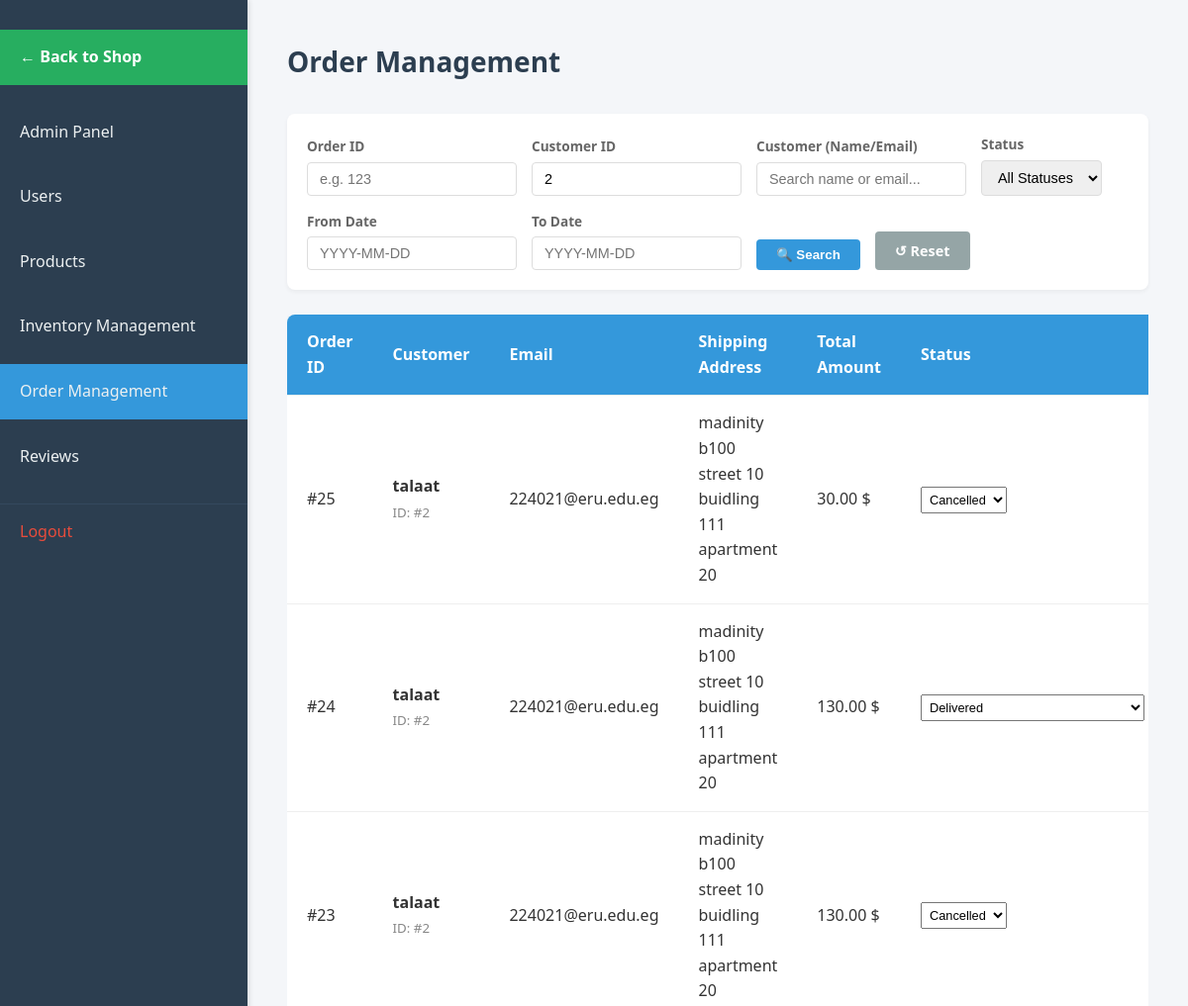
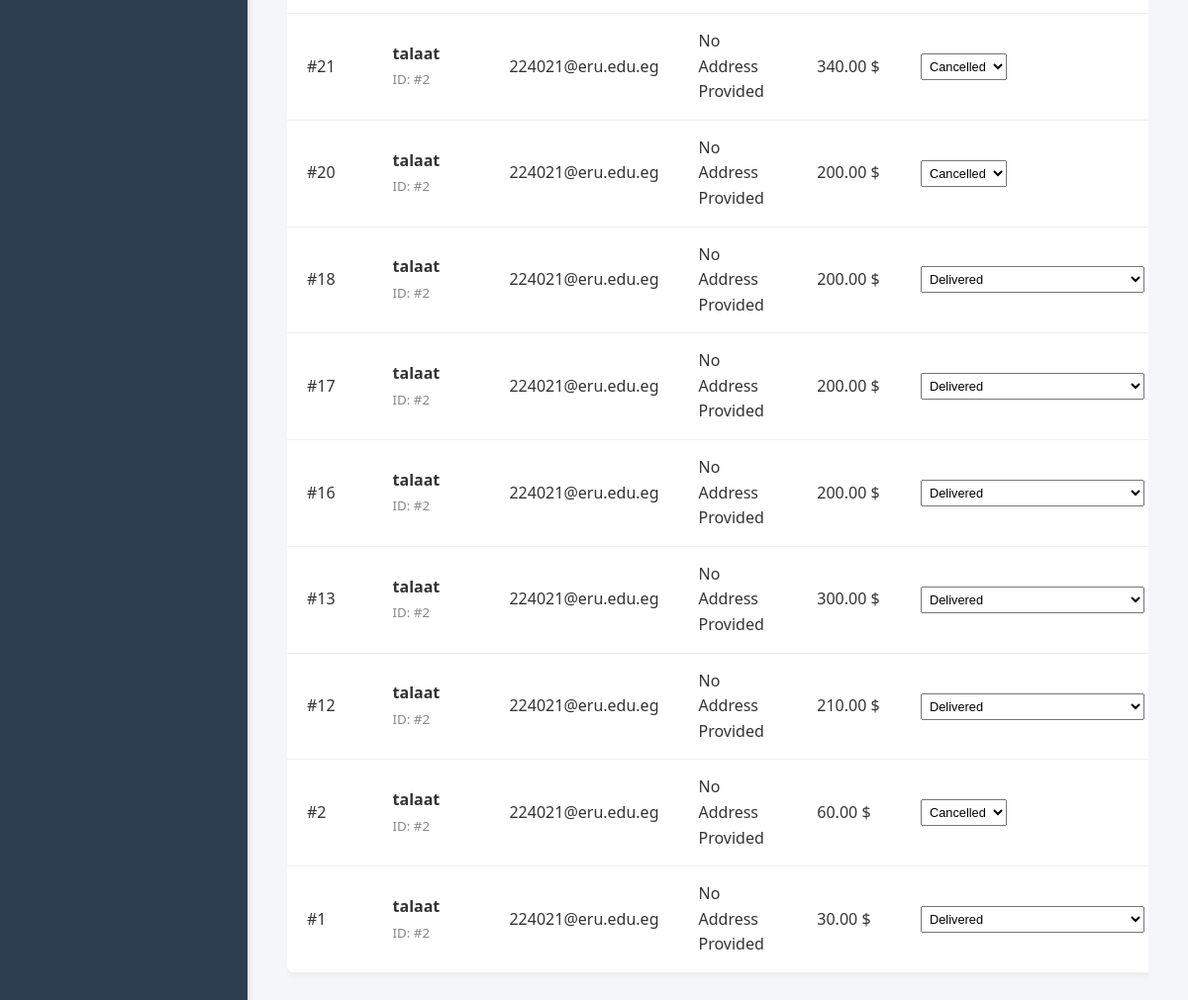
The app's page /admin/order_management.php?customer_id=2 (signed in) with its own data (2 pictures, top to bottom).
### tables this page shows
CREATE TABLE `orders` (
  `id` int(11) NOT NULL,
  `user_id` int(11) NOT NULL,
  `total_amount` decimal(10,2) NOT NULL,
  `status` enum('pending','paid','shipped','delivered','cancelled','refunded') NOT NULL DEFAULT 'pending',
  `location_description` varchar(255) NOT NULL,
  `phone` varchar(30) NOT NULL,
  `created_at` datetime DEFAULT current_timestamp()
);

CREATE TABLE `users` (
  `id` int(11) NOT NULL,
  `username` varchar(50) NOT NULL,
  `email` varchar(100) NOT NULL,
  `password` varchar(255) NOT NULL,
  `role` enum('customer','admin') NOT NULL DEFAULT 'customer',
  `twofa_method` enum('none','totp','email') NOT NULL DEFAULT 'none',
  `created_at` datetime NOT NULL DEFAULT current_timestamp(),
  `is_verified` tinyint(1) DEFAULT 0,
  `phone` varchar(30) DEFAULT NULL
);

### admin/order_management.php (the view, shortened to what this page needs)
<?php
require_once __DIR__ . '/../init.php';
?>
<!DOCTYPE html>
<html lang="en">
<head>
    <link rel="stylesheet" href="assets/css/dashboard.css">
    <link rel="stylesheet" href="https://cdn.jsdelivr.net/npm/flatpickr/dist/flatpickr.min.css">
</head>
<body>
    <nav>
        <ul>
            <li><a href="../shop.php"
                    style="background-color: #27ae60; color: white; margin-bottom: 20px; font-weight: bold;">← Back to
                    Shop</a></li>
            <li><a href="AdminPanel.php">Admin Panel</a></li>
            <li><a href="useradmin.php">Users</a></li>
            <li><a href="products.php">Products</a></li>
            <li><a href="Inventory.php">Inventory Management</a></li>
            <li><a href="#" class="active">Order Management</a></li>
            <li><a href="reviews_management.php">Reviews</a></li>
            <li><a href="/app/logout.php">Logout</a></li>
        </ul>
    </nav>
    <main>
        <h1> Order Management</h1>
        <?php
        $search_id = isset($_GET['order_id']) ? intval($_GET['order_id']) : '';
        $search_customer_id = isset($_GET['customer_id']) ? intval($_GET['customer_id']) : '';
        $search_query = isset($_GET['query']) ? trim($_GET['query']) : '';
        $search_start_date = isset($_GET['start_date']) ? $_GET['start_date'] : '';
        $search_end_date = isset($_GET['end_date']) ? $_GET['end_date'] : '';
        $sql = "SELECT
                    o.id,
                    u.id as user_id,
                    u.username,
                    u.email,
                    o.location_description,
                    o.total_amount,
                    o.status,
                    o.created_at
                FROM orders o
                JOIN users u ON o.user_id = u.id
                WHERE 1=1";
        $params = [];
        $types = "";
        if ($search_customer_id) {
            $sql .= " AND u.id = ?";
            $params[] = $search_customer_id;
            $types .= "i";
        }
        $sql .= " ORDER BY o.created_at DESC";
        $stmt = $conn->prepare($sql);
        if ($types) {
            $stmt->bind_param($types, ...$params);
        }
        $stmt->execute();
        $result = $stmt->get_result();
        ?>
        <form action="" method="GET" class="search-form">
            <div class="form-group">
                <label for="order_id">Order ID</label>
                <input type="number" name="order_id" id="order_id" value="<?php echo htmlspecialchars($search_id); ?>"
                    placeholder="e.g. 123">
            </div>
            <div class="form-group">
                <label for="customer_id">Customer ID</label>
                <input type="number" name="customer_id" id="customer_id"
                    value="<?php echo htmlspecialchars($search_customer_id); ?>" placeholder="e.g. 45">
            </div>
            <div class="form-group">
                <label for="query">Customer (Name/Email)</label>
                <input type="text" name="query" id="query" value="<?php echo htmlspecialchars($search_query); ?>"
                    placeholder="Search name or email...">
            </div>
            <div class="form-group">
                <label for="status">Status</label>
                <select name="status" id="status">
                    <option value="">All Statuses</option>
                </select>
            </div>
            <div class="form-group">
                <label for="start_date">From Date</label>
                <input type="text" name="start_date" id="start_date" class="datepicker"
                    value="<?php echo htmlspecialchars($search_start_date); ?>" placeholder="YYYY-MM-DD">
            </div>
            <div class="form-group">
                <label for="end_date">To Date</label>
                <input type="text" name="end_date" id="end_date" class="datepicker"
                    value="<?php echo htmlspecialchars($search_end_date); ?>" placeholder="YYYY-MM-DD">
            </div>
            <button type="submit" class="btn-search">🔍 Search</button>
            <a href="order_management.php" class="btn-reset">↺ Reset</a>
        </form>
        <?php if ($result && $result->num_rows > 0): ?>
            <div class='table-container'>
                <table>
                    <thead>
                        <tr>
                            <th>Order ID</th>
                            <th>Customer</th>
                            <th>Email</th>
                            <th>Shipping Address</th>
                            <th>Total Amount</th>
                            <th>Status</th>
                        </tr>
                    </thead>
                    <tbody>
                        <?php while ($row = $result->fetch_assoc()): ?>
                            <tr>
                                <td>#<?php echo $row['id']; ?></td>
                                <td>
                                    <strong><?php echo htmlspecialchars($row['username']); ?></strong>
                                    <br><small style="color: #888;">ID: #<?php echo $row['user_id']; ?></small>
                                </td>
                                <td><?php echo htmlspecialchars($row['email']); ?></td>
                                <td><?php echo htmlspecialchars($row['location_description']); ?></td>
                                <td><?php echo number_format($row['total_amount'], 2); ?> $</td>
                                <td>
                                    <form method="POST" style="margin:0; display:flex; gap:5px;">
                                        <select name="status" onchange="this.form.submit()" style="padding: 4px; font-size: 0.8rem;">
                                            <?php if ($row['status'] === 'pending'): ?>
                                                <option value="pending" selected>Pending</option>
                                                <option value="paid">Paid (Manual)</option>
                                                <option value="cancelled">Cancelled</option>
                                            <?php elseif ($row['status'] === 'shipped'): ?>
                                                <option value="shipped" selected>Shipped</option>
                                                <option value="delivered">Delivered</option>
                                                <option value="refunded">Refunded (Triggers Stripe Refund)</option>
                                            <?php elseif ($row['status'] === 'delivered'): ?>
                                                <option value="delivered" selected>Delivered</option>
                                            <?php else: ?>
                                                <option value="<?php echo $row['status']; ?>" selected><?php echo ucfirst($row['status']); ?></option>
                                            <?php endif; ?>
                                        </select>
                                    </form>
                                </td>
                            </tr>
                        <?php endwhile; ?>
                    </tbody>
                </table>
            </div>
        <?php endif; ?>
    </main>
</body>
</html>

### admin/assets/css/dashboard.css (style rules this page uses)
* { margin: 0; padding: 0; box-sizing: border-box; }
body { font-family: 'Segoe UI', Tahoma, Geneva, Verdana, sans-serif; background-color: #f4f6f9; color: #333; line-height: 1.6; }
nav { width: 250px; background-color: #2c3e50; color: #fff; padding: 20px 0; position: fixed; height: 100%; box-shadow: 2px 0 5px rgba(0, 0, 0, 0.1); }
nav ul { list-style: none; }
nav ul li { margin: 10px 0; }
nav ul li a { display: block; padding: 15px 20px; color: #ecf0f1; text-decoration: none; font-size: 16px; transition: background-color 0.3s, padding-left 0.3s; }
nav ul li a.active { background-color: #3498db; }
nav ul li:last-child a { margin-top: 20px; border-top: 1px solid #34495e; padding-top: 15px; color: #e74c3c; }
main { margin-left: 250px; padding: 40px; width: calc(100% - 250px); }
main h1 { font-size: 28px; margin-bottom: 30px; color: #2c3e50; }
table { width: 100%; border-collapse: collapse; margin-bottom: 30px; background-color: #fff; border-radius: 8px; box-shadow: 0 2px 8px rgba(0,0,0,0.05); overflow: hidden; }
table th, table td { padding: 15px 20px; text-align: left; border-bottom: 1px solid #eee; }
table th { background-color: #3498db; color: #fff; font-weight: 600; }

### admin/order_management.php (style rules this page uses)
.table-container { margin-top: 20px; overflow-x: auto; }
.search-form { background: white; padding: 20px; margin-bottom: 25px; border-radius: 8px; box-shadow: 0 2px 4px rgba(0, 0, 0, 0.05); display: flex; flex-wrap: wrap; gap: 15px; align-items: flex-end; }
.form-group { display: flex; flex-direction: column; gap: 5px; }
.form-group label { font-size: 0.85rem; color: #666; font-weight: 600; }
.form-group input, .form-group select { padding: 8px 12px; border: 1px solid #ddd; border-radius: 4px; font-size: 0.9rem; }
.btn-search { background-color: #3498db; color: white; border: none; padding: 8px 20px; border-radius: 4px; cursor: pointer; font-weight: 600; transition: background 0.2s; }
.btn-reset { background-color: #95a5a6; color: white; text-decoration: none; padding: 8px 20px; border-radius: 4px; font-size: 0.9rem; font-weight: 600; transition: background 0.2s; }

### records on screen
orders: id "25", user.username "talaat", user "2", user.email "224021@eru.edu.eg", location_description "madinity b100 street 10 buidling 111 apartment 20", total_amount "30.00", status "Cancelled"
orders: id "24", user.username "talaat", user "2", user.email "224021@eru.edu.eg", location_description "madinity b100 street 10 buidling 111 apartment 20", total_amount "130.00", status "Delivered"
orders: id "23", user.username "talaat", user "2", user.email "224021@eru.edu.eg", location_description "madinity b100 street 10 buidling 111 apartment 20", total_amount "130.00", status "Cancelled"
orders: id "21", user.username "talaat", user "2", user.email "224021@eru.edu.eg", location_description "No Address Provided", total_amount "340.00", status "Cancelled"
orders: id "20", user.username "talaat", user "2", user.email "224021@eru.edu.eg", location_description "No Address Provided", total_amount "200.00", status "Cancelled"
orders: id "18", user.username "talaat", user "2", user.email "224021@eru.edu.eg", location_description "No Address Provided", total_amount "200.00", status "Delivered"
orders: id "17", user.username "talaat", user "2", user.email "224021@eru.edu.eg", location_description "No Address Provided", total_amount "200.00", status "Delivered"
orders: id "16", user.username "talaat", user "2", user.email "224021@eru.edu.eg", location_description "No Address Provided", total_amount "200.00", status "Delivered"
orders: id "13", user.username "talaat", user "2", user.email "224021@eru.edu.eg", location_description "No Address Provided", total_amount "300.00", status "Delivered"
orders: id "12", user.username "talaat", user "2", user.email "224021@eru.edu.eg", location_description "No Address Provided", total_amount "210.00", status "Delivered"
orders: id "2", user.username "talaat", user "2", user.email "224021@eru.edu.eg", location_description "No Address Provided", total_amount "60.00", status "Cancelled"
orders: id "1", user.username "talaat", user "2", user.email "224021@eru.edu.eg", location_description "No Address Provided", total_amount "30.00", status "Delivered"
